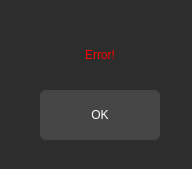
<?xml version="1.0" encoding="UTF-8"?>
<ui version="4.0">
 <class>Form</class>
 <widget class="QWidget" name="Form">
  <property name="geometry">
   <rect>
    <x>0</x>
    <y>0</y>
    <width>192</width>
    <height>169</height>
   </rect>
  </property>
  <property name="windowTitle">
   <string>Form</string>
  </property>
  <property name="styleSheet">
   <string notr="true">QWidget{
	background-color: rgb(45, 45, 45);
}</string>
  </property>
  <widget class="QPushButton" name="OK_btn">
   <property name="geometry">
    <rect>
     <x>40</x>
     <y>90</y>
     <width>120</width>
     <height>50</height>
    </rect>
   </property>
   <property name="styleSheet">
    <string notr="true">QPushButton {
	color: rgb(255, 255, 255);
	font: 10pt &quot;MS Shell Dlg 2&quot;;
    border-radius: 6px;
	background-color: rgb(69, 69, 69);
    min-width: 80px;
}
QPushButton:hover{
	border: 2px solid rgb(50, 50, 50);
}
QPushButton:pressed {
	background-color: rgb(64, 64, 64);
}

QPushButton:flat {
    border: none; 
}

QPushButton:default {
    border-color: navy; 
}</string>
   </property>
   <property name="text">
    <string>OK</string>
   </property>
  </widget>
  <widget class="QLabel" name="Error">
   <property name="geometry">
    <rect>
     <x>40</x>
     <y>30</y>
     <width>120</width>
     <height>50</height>
    </rect>
   </property>
   <property name="styleSheet">
    <string notr="true">QLabel{
	color: rgb(255, 0, 0);
	font: 75 11pt &quot;MS Shell Dlg 2&quot;;
	background-color: rgb(45, 45, 45);
}</string>
   </property>
   <property name="text">
    <string>&lt;html&gt;&lt;head/&gt;&lt;body&gt;&lt;p align=&quot;center&quot;&gt;Error!&lt;/p&gt;&lt;/body&gt;&lt;/html&gt;</string>
   </property>
   <property name="margin">
    <number>10</number>
   </property>
  </widget>
 </widget>
 <resources/>
 <connections/>
</ui>
